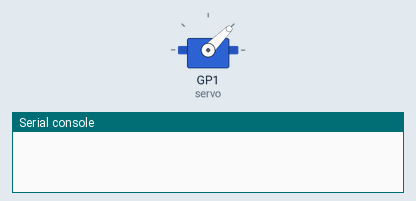
Simulated run of this program. Board: Raspberry Pi Pico running MicroPython. Shown: servo, the last lines printed to the serial console. Servo angles are drawn from the pulse width (0.5 ms = 0°, 2.5 ms = 180°). At 5.5 s the program stops and its outputs stay as they are.

Above: at 0.1 s.
At 1.1 s:
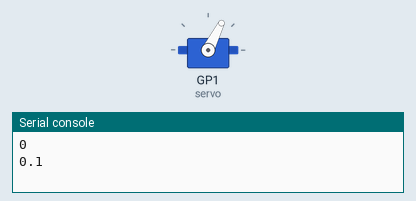
At 2.6 s:
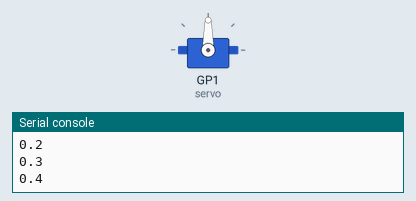
At 5.1 s:
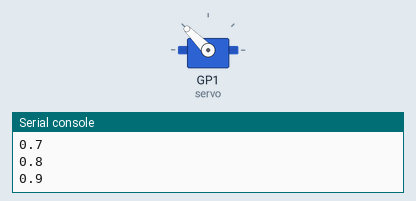
Timing chart, 0 to 6.6 s (numbered marks = the images above):
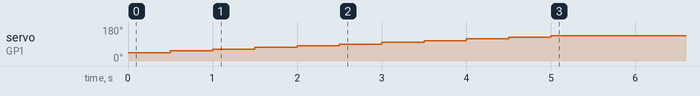

Measured:
- by itself, servo on GP1 (servo): moves from 45° to 135° over 4.5 s

The program:

picozero_servomotor.py
```python
#빨간선 VCC / 갈색선 GND / 오렌지 Pin번호
#1도를 움직이기 위해선 value 값을 0.01로 지정
#계산식은 value값이 1일때가 최대값인데 이를 계산하면 90도가 나옴
#1도를 0.01로 계산하기엔 오차가 살짝있지만 무시해보고 진행하
#서보모터 제조사에 따라 최대각도가 다른 이슈가 있음
#tiankongrc제조사는 최대각도가 90도 데이터시트 참고할것
from picozero import Servo
from time import sleep

servo = Servo(1)
'''
#이해 완료 수정하지 말 것
servo.min() #최소값인 0도로
sleep(1)
servo.mid()
#sleep(1)
#servo.max() #90도 회전
#sleep(1)
#servo.pulse()
#sleep(1)
#servo.off()
'''

'''
servo.value = 0
sleep(1)
servo.value = 1
sleep(1)
servo.value = 0.15
sleep(1)
'''

'''
for i in range(0, 200):
    servo.value = i / 100
    sleep(0.1)
'''

for i in range(0,11,1):
    servo.value = i / 10
    sleep(0.5)
    print(servo.value)
    #if servo.value==0.5996338:
     #   servo.off()
      #  break
# servo.off()
```
